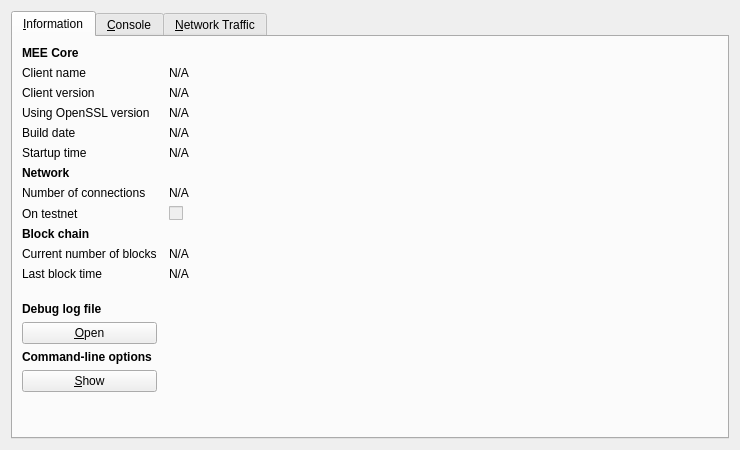
<?xml version="1.0" encoding="UTF-8"?>
<ui version="4.0">
 <class>RPCConsole</class>
 <widget class="QDialog" name="RPCConsole">
  <property name="geometry">
   <rect>
    <x>0</x>
    <y>0</y>
    <width>740</width>
    <height>450</height>
   </rect>
  </property>
  <property name="windowTitle">
   <string>MEE - Debug window</string>
  </property>
  <layout class="QVBoxLayout" name="verticalLayout_2">
   <item>
    <widget class="QTabWidget" name="tabWidget">
     <property name="currentIndex">
      <number>0</number>
     </property>
     <widget class="QWidget" name="tab_info">
      <attribute name="title">
       <string>&amp;Information</string>
      </attribute>
      <layout class="QGridLayout" name="gridLayout" columnstretch="0,1">
       <property name="horizontalSpacing">
        <number>12</number>
       </property>
       <item row="0" column="0">
        <widget class="QLabel" name="label_9">
         <property name="font">
          <font>
           <weight>75</weight>
           <bold>true</bold>
          </font>
         </property>
         <property name="text">
          <string>MEE Core</string>
         </property>
        </widget>
       </item>
       <item row="1" column="0">
        <widget class="QLabel" name="label_5">
         <property name="text">
          <string>Client name</string>
         </property>
        </widget>
       </item>
       <item row="1" column="1">
        <widget class="QLabel" name="clientName">
         <property name="cursor">
          <cursorShape>IBeamCursor</cursorShape>
         </property>
         <property name="text">
          <string>N/A</string>
         </property>
         <property name="textFormat">
          <enum>Qt::PlainText</enum>
         </property>
         <property name="textInteractionFlags">
          <set>Qt::LinksAccessibleByMouse|Qt::TextSelectableByKeyboard|Qt::TextSelectableByMouse</set>
         </property>
        </widget>
       </item>
       <item row="2" column="0">
        <widget class="QLabel" name="label_6">
         <property name="text">
          <string>Client version</string>
         </property>
        </widget>
       </item>
       <item row="2" column="1">
        <widget class="QLabel" name="clientVersion">
         <property name="cursor">
          <cursorShape>IBeamCursor</cursorShape>
         </property>
         <property name="text">
          <string>N/A</string>
         </property>
         <property name="textFormat">
          <enum>Qt::PlainText</enum>
         </property>
         <property name="textInteractionFlags">
          <set>Qt::LinksAccessibleByMouse|Qt::TextSelectableByKeyboard|Qt::TextSelectableByMouse</set>
         </property>
        </widget>
       </item>
       <item row="3" column="0">
        <widget class="QLabel" name="label_14">
         <property name="text">
          <string>Using OpenSSL version</string>
         </property>
         <property name="indent">
          <number>0</number>
         </property>
        </widget>
       </item>
       <item row="3" column="1">
        <widget class="QLabel" name="openSSLVersion">
         <property name="cursor">
          <cursorShape>IBeamCursor</cursorShape>
         </property>
         <property name="text">
          <string>N/A</string>
         </property>
         <property name="textFormat">
          <enum>Qt::PlainText</enum>
         </property>
         <property name="textInteractionFlags">
          <set>Qt::LinksAccessibleByMouse|Qt::TextSelectableByKeyboard|Qt::TextSelectableByMouse</set>
         </property>
        </widget>
       </item>
       <item row="4" column="0">
        <widget class="QLabel" name="label_12">
         <property name="text">
          <string>Build date</string>
         </property>
        </widget>
       </item>
       <item row="4" column="1">
        <widget class="QLabel" name="buildDate">
         <property name="cursor">
          <cursorShape>IBeamCursor</cursorShape>
         </property>
         <property name="text">
          <string>N/A</string>
         </property>
         <property name="textFormat">
          <enum>Qt::PlainText</enum>
         </property>
         <property name="textInteractionFlags">
          <set>Qt::LinksAccessibleByMouse|Qt::TextSelectableByKeyboard|Qt::TextSelectableByMouse</set>
         </property>
        </widget>
       </item>
       <item row="5" column="0">
        <widget class="QLabel" name="label_13">
         <property name="text">
          <string>Startup time</string>
         </property>
        </widget>
       </item>
       <item row="5" column="1">
        <widget class="QLabel" name="startupTime">
         <property name="cursor">
          <cursorShape>IBeamCursor</cursorShape>
         </property>
         <property name="text">
          <string>N/A</string>
         </property>
         <property name="textFormat">
          <enum>Qt::PlainText</enum>
         </property>
         <property name="textInteractionFlags">
          <set>Qt::LinksAccessibleByMouse|Qt::TextSelectableByKeyboard|Qt::TextSelectableByMouse</set>
         </property>
        </widget>
       </item>
       <item row="6" column="0">
        <widget class="QLabel" name="label_11">
         <property name="font">
          <font>
           <weight>75</weight>
           <bold>true</bold>
          </font>
         </property>
         <property name="text">
          <string>Network</string>
         </property>
        </widget>
       </item>
       <item row="7" column="0">
        <widget class="QLabel" name="label_7">
         <property name="text">
          <string>Number of connections</string>
         </property>
        </widget>
       </item>
       <item row="7" column="1">
        <widget class="QLabel" name="numberOfConnections">
         <property name="cursor">
          <cursorShape>IBeamCursor</cursorShape>
         </property>
         <property name="text">
          <string>N/A</string>
         </property>
         <property name="textFormat">
          <enum>Qt::PlainText</enum>
         </property>
         <property name="textInteractionFlags">
          <set>Qt::LinksAccessibleByMouse|Qt::TextSelectableByKeyboard|Qt::TextSelectableByMouse</set>
         </property>
        </widget>
       </item>
       <item row="8" column="0">
        <widget class="QLabel" name="label_8">
         <property name="text">
          <string>On testnet</string>
         </property>
        </widget>
       </item>
       <item row="8" column="1">
        <widget class="QCheckBox" name="isTestNet">
         <property name="enabled">
          <bool>false</bool>
         </property>
         <property name="text">
          <string/>
         </property>
        </widget>
       </item>
       <item row="9" column="0">
        <widget class="QLabel" name="label_10">
         <property name="font">
          <font>
           <weight>75</weight>
           <bold>true</bold>
          </font>
         </property>
         <property name="text">
          <string>Block chain</string>
         </property>
        </widget>
       </item>
       <item row="10" column="0">
        <widget class="QLabel" name="label_3">
         <property name="text">
          <string>Current number of blocks</string>
         </property>
        </widget>
       </item>
       <item row="10" column="1">
        <widget class="QLabel" name="numberOfBlocks">
         <property name="cursor">
          <cursorShape>IBeamCursor</cursorShape>
         </property>
         <property name="text">
          <string>N/A</string>
         </property>
         <property name="textFormat">
          <enum>Qt::PlainText</enum>
         </property>
         <property name="textInteractionFlags">
          <set>Qt::LinksAccessibleByMouse|Qt::TextSelectableByKeyboard|Qt::TextSelectableByMouse</set>
         </property>
        </widget>
       </item>
       <item row="11" column="0">
        <widget class="QLabel" name="label_2">
         <property name="text">
          <string>Last block time</string>
         </property>
        </widget>
       </item>
       <item row="11" column="1">
        <widget class="QLabel" name="lastBlockTime">
         <property name="cursor">
          <cursorShape>IBeamCursor</cursorShape>
         </property>
         <property name="text">
          <string>N/A</string>
         </property>
         <property name="textFormat">
          <enum>Qt::PlainText</enum>
         </property>
         <property name="textInteractionFlags">
          <set>Qt::LinksAccessibleByMouse|Qt::TextSelectableByKeyboard|Qt::TextSelectableByMouse</set>
         </property>
        </widget>
       </item>
       <item row="12" column="0">
        <spacer name="verticalSpacer_2">
         <property name="orientation">
          <enum>Qt::Vertical</enum>
         </property>
         <property name="sizeHint" stdset="0">
          <size>
           <width>20</width>
           <height>20</height>
          </size>
         </property>
        </spacer>
       </item>
       <item row="13" column="0">
        <widget class="QLabel" name="labelDebugLogfile">
         <property name="font">
          <font>
           <weight>75</weight>
           <bold>true</bold>
          </font>
         </property>
         <property name="text">
          <string>Debug log file</string>
         </property>
        </widget>
       </item>
       <item row="14" column="0">
        <widget class="QPushButton" name="openDebugLogfileButton">
         <property name="toolTip">
          <string>Open the MEE debug log file from the current data directory. This can take a few seconds for large log files.</string>
         </property>
         <property name="text">
          <string>&amp;Open</string>
         </property>
         <property name="autoDefault">
          <bool>false</bool>
         </property>
        </widget>
       </item>
       <item row="15" column="0">
        <widget class="QLabel" name="labelCLOptions">
         <property name="font">
          <font>
           <weight>75</weight>
           <bold>true</bold>
          </font>
         </property>
         <property name="text">
          <string>Command-line options</string>
         </property>
        </widget>
       </item>
       <item row="16" column="0">
        <widget class="QPushButton" name="showCLOptionsButton">
         <property name="toolTip">
          <string>Show the MEE help message to get a list with possible MEE command-line options.</string>
         </property>
         <property name="text">
          <string>&amp;Show</string>
         </property>
         <property name="autoDefault">
          <bool>false</bool>
         </property>
        </widget>
       </item>
       <item row="17" column="0">
        <spacer name="verticalSpacer">
         <property name="orientation">
          <enum>Qt::Vertical</enum>
         </property>
         <property name="sizeHint" stdset="0">
          <size>
           <width>20</width>
           <height>40</height>
          </size>
         </property>
        </spacer>
       </item>
      </layout>
     </widget>
     <widget class="QWidget" name="tab_console">
      <attribute name="title">
       <string>&amp;Console</string>
      </attribute>
      <layout class="QVBoxLayout" name="verticalLayout_3">
       <property name="spacing">
        <number>3</number>
       </property>
       <item>
        <widget class="QTextEdit" name="messagesWidget">
         <property name="minimumSize">
          <size>
           <width>0</width>
           <height>100</height>
          </size>
         </property>
         <property name="readOnly">
          <bool>true</bool>
         </property>
         <property name="tabKeyNavigation" stdset="0">
          <bool>false</bool>
         </property>
         <property name="columnCount" stdset="0">
          <number>2</number>
         </property>
        </widget>
       </item>
       <item>
        <layout class="QHBoxLayout" name="horizontalLayout">
         <property name="spacing">
          <number>3</number>
         </property>
         <item>
          <widget class="QLabel" name="label">
           <property name="text">
            <string notr="true">&gt;</string>
           </property>
          </widget>
         </item>
         <item>
          <widget class="QLineEdit" name="lineEdit"/>
         </item>
         <item>
          <widget class="QPushButton" name="clearButton">
           <property name="maximumSize">
            <size>
             <width>24</width>
             <height>24</height>
            </size>
           </property>
           <property name="toolTip">
            <string>Clear console</string>
           </property>
           <property name="text">
            <string/>
           </property>
           <property name="icon">
            <iconset resource="../bitcoin.qrc">
             <normaloff>:/icons/remove</normaloff>:/icons/remove</iconset>
           </property>
           <property name="shortcut">
            <string notr="true">Ctrl+L</string>
           </property>
           <property name="autoDefault">
            <bool>false</bool>
           </property>
          </widget>
         </item>
        </layout>
       </item>
      </layout>
     </widget>
     <widget class="QWidget" name="tab">
      <attribute name="title">
       <string>&amp;Network Traffic</string>
      </attribute>
      <layout class="QHBoxLayout" name="horizontalLayout_3">
       <item>
        <layout class="QVBoxLayout" name="verticalLayout_4">
         <item>
          <widget class="TrafficGraphWidget" name="trafficGraph" native="true">
           <property name="sizePolicy">
            <sizepolicy hsizetype="Expanding" vsizetype="Expanding">
             <horstretch>0</horstretch>
             <verstretch>0</verstretch>
            </sizepolicy>
           </property>
          </widget>
         </item>
         <item>
          <layout class="QHBoxLayout" name="horizontalLayout_2">
           <item>
            <widget class="QSlider" name="sldGraphRange">
             <property name="minimum">
              <number>1</number>
             </property>
             <property name="maximum">
              <number>288</number>
             </property>
             <property name="pageStep">
              <number>12</number>
             </property>
             <property name="value">
              <number>6</number>
             </property>
             <property name="orientation">
              <enum>Qt::Horizontal</enum>
             </property>
            </widget>
           </item>
           <item>
            <widget class="QLabel" name="lblGraphRange">
             <property name="minimumSize">
              <size>
               <width>100</width>
               <height>0</height>
              </size>
             </property>
             <property name="alignment">
              <set>Qt::AlignCenter</set>
             </property>
            </widget>
           </item>
           <item>
            <widget class="QPushButton" name="btnClearTrafficGraph">
             <property name="text">
              <string>&amp;Clear</string>
             </property>
            </widget>
           </item>
          </layout>
         </item>
        </layout>
       </item>
       <item>
        <layout class="QVBoxLayout" name="verticalLayout">
         <item>
          <widget class="QGroupBox" name="groupBox">
           <property name="title">
            <string>Totals</string>
           </property>
           <layout class="QVBoxLayout" name="verticalLayout_5">
            <item>
             <layout class="QHBoxLayout" name="horizontalLayout_4">
              <item>
               <widget class="Line" name="line">
                <property name="sizePolicy">
                 <sizepolicy hsizetype="Fixed" vsizetype="Fixed">
                  <horstretch>0</horstretch>
                  <verstretch>0</verstretch>
                 </sizepolicy>
                </property>
                <property name="minimumSize">
                 <size>
                  <width>10</width>
                  <height>0</height>
                 </size>
                </property>
                <property name="palette">
                 <palette>
                  <active>
                   <colorrole role="Light">
                    <brush brushstyle="SolidPattern">
                     <color alpha="255">
                      <red>0</red>
                      <green>255</green>
                      <blue>0</blue>
                     </color>
                    </brush>
                   </colorrole>
                  </active>
                  <inactive>
                   <colorrole role="Light">
                    <brush brushstyle="SolidPattern">
                     <color alpha="255">
                      <red>0</red>
                      <green>255</green>
                      <blue>0</blue>
                     </color>
                    </brush>
                   </colorrole>
                  </inactive>
                  <disabled>
                   <colorrole role="Light">
                    <brush brushstyle="SolidPattern">
                     <color alpha="255">
                      <red>0</red>
                      <green>255</green>
                      <blue>0</blue>
                     </color>
                    </brush>
                   </colorrole>
                  </disabled>
                 </palette>
                </property>
                <property name="orientation">
                 <enum>Qt::Horizontal</enum>
                </property>
               </widget>
              </item>
              <item>
               <widget class="QLabel" name="label_16">
                <property name="text">
                 <string>In:</string>
                </property>
               </widget>
              </item>
              <item>
               <widget class="QLabel" name="lblBytesIn">
                <property name="minimumSize">
                 <size>
                  <width>50</width>
                  <height>0</height>
                 </size>
                </property>
                <property name="alignment">
                 <set>Qt::AlignRight|Qt::AlignTrailing|Qt::AlignVCenter</set>
                </property>
               </widget>
              </item>
             </layout>
            </item>
            <item>
             <layout class="QHBoxLayout" name="horizontalLayout_5">
              <item>
               <widget class="Line" name="line_2">
                <property name="sizePolicy">
                 <sizepolicy hsizetype="Fixed" vsizetype="Fixed">
                  <horstretch>0</horstretch>
                  <verstretch>0</verstretch>
                 </sizepolicy>
                </property>
                <property name="minimumSize">
                 <size>
                  <width>10</width>
                  <height>0</height>
                 </size>
                </property>
                <property name="palette">
                 <palette>
                  <active>
                   <colorrole role="Light">
                    <brush brushstyle="SolidPattern">
                     <color alpha="255">
                      <red>255</red>
                      <green>0</green>
                      <blue>0</blue>
                     </color>
                    </brush>
                   </colorrole>
                  </active>
                  <inactive>
                   <colorrole role="Light">
                    <brush brushstyle="SolidPattern">
                     <color alpha="255">
                      <red>255</red>
                      <green>0</green>
                      <blue>0</blue>
                     </color>
                    </brush>
                   </colorrole>
                  </inactive>
                  <disabled>
                   <colorrole role="Light">
                    <brush brushstyle="SolidPattern">
                     <color alpha="255">
                      <red>255</red>
                      <green>0</green>
                      <blue>0</blue>
                     </color>
                    </brush>
                   </colorrole>
                  </disabled>
                 </palette>
                </property>
                <property name="orientation">
                 <enum>Qt::Horizontal</enum>
                </property>
               </widget>
              </item>
              <item>
               <widget class="QLabel" name="label_17">
                <property name="text">
                 <string>Out:</string>
                </property>
               </widget>
              </item>
              <item>
               <widget class="QLabel" name="lblBytesOut">
                <property name="minimumSize">
                 <size>
                  <width>50</width>
                  <height>0</height>
                 </size>
                </property>
                <property name="alignment">
                 <set>Qt::AlignRight|Qt::AlignTrailing|Qt::AlignVCenter</set>
                </property>
               </widget>
              </item>
             </layout>
            </item>
            <item>
             <spacer name="verticalSpacer_4">
              <property name="orientation">
               <enum>Qt::Vertical</enum>
              </property>
              <property name="sizeHint" stdset="0">
               <size>
                <width>20</width>
                <height>407</height>
               </size>
              </property>
             </spacer>
            </item>
           </layout>
          </widget>
         </item>
        </layout>
       </item>
      </layout>
     </widget>
    </widget>
   </item>
  </layout>
 </widget>
 <customwidgets>
  <customwidget>
   <class>TrafficGraphWidget</class>
   <extends>QWidget</extends>
   <header>trafficgraphwidget.h</header>
   <container>1</container>
   <slots>
    <slot>clear()</slot>
   </slots>
  </customwidget>
 </customwidgets>
 <resources>
  <include location="../bitcoin.qrc"/>
 </resources>
 <connections/>
</ui>
